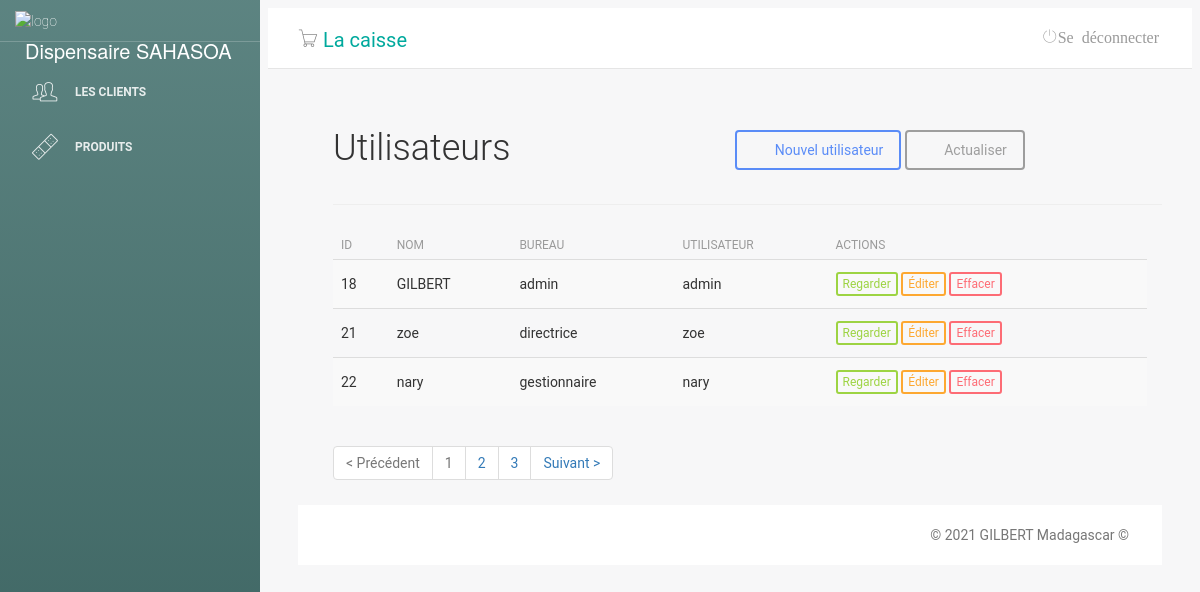
The page /main.php?pg=usuario on the database as committed earlier.
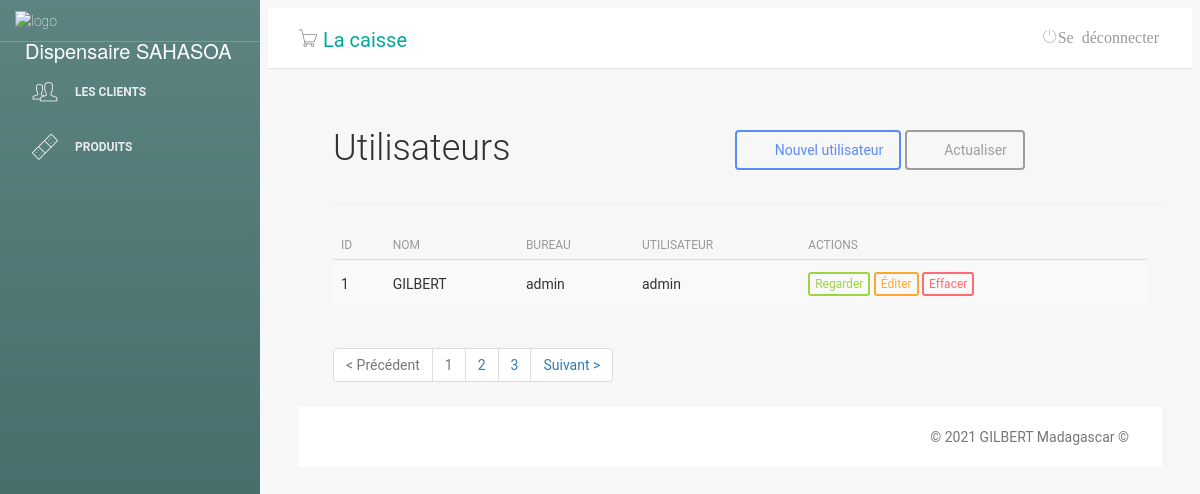
The same page on the database as committed later.
### tables this page shows
CREATE TABLE "tb_usuarios" (
	"id"	INTEGER,
	"nome"	TEXT,
	"usuario"	TEXT,
	"senha"	INTEGER,
	"cargo"	TEXT,
	PRIMARY KEY("id" AUTOINCREMENT)
);

### usuario.php (the view, shortened to what this page needs)
<?php
include('classes/Mysql.php');
?>
<div class="lista-cliente">
    <div id="top" class="row">
        <div class="col-sm-2">
            <h2>Utilisateurs</h2>
        </div>
        <div class="col-sm-6">
        </div>
        <div class="col-sm-4 btn-lista">
            <a class="btn btn-primary" href="?pg=adicionar-usuario"><i class="fa fa-plus"></i> Nouvel utilisateur</a>
            <a class="btn btn-default" href="?pg=usuario"><i class="fa fa-refresh"></i> Actualiser</a>
        </div>
    </div>
    <hr />
    <div id="list" class="row">
        <div class="table-responsive col-md-12">
            <table class="table table-striped" cellspacing="0" cellpadding="0">
                <?php
                $sql = $db->prepare("SELECT * FROM `tb_usuarios`");
                $sql->execute();
                $usuarios = $sql->fetchAll();
                ?>
                <thead>
                    <tr>
                        <th>ID</th>
                        <th>Nom</th>
                        <th>Bureau</th>
                        <th>Utilisateur</th>
                        <th class="actions">Actions</th>
                    </tr>
                </thead>
                <tbody>
                    <tr>
                        <?php foreach ($usuarios as $value) : ?>
                            <td><?php echo $value['id'] ?></td>
                            <td><?php echo $value['nome'] ?></td>
                            <td><?php echo $value['cargo'] ?></td>
                            <td><?php echo $value['usuario'] ?></td>
                            <td class="actions">
                                <a class="btn btn-success btn-xs" href="?pg=visualizar-usuario&id=<?php echo $value['id'] ?>">Regarder</a>
                                <a class="btn btn-warning btn-xs" href="?pg=editar-usuario&id=<?php echo $value['id'] ?> ">Éditer</a>
                                <a onclick="return window.confirm('Voulez-vous vraiment supprimer cet Utilisateur ?');" class="btn btn-danger btn-xs" href="?pg=usuario&deletar=<?php echo $value['id']; ?>">Effacer</a>
                            </td>
                    </tr>
                <?php endforeach; ?>
                </tbody>
            </table>
            <div id="bottom" class="row">
                <div class="col-md-12">
                    <ul class="pagination">
                        <li class="disabled"><a>&lt; Précédent</a></li>
                        <li class="disabled"><a>1</a></li>
                        <li><a href="#">2</a></li>
                        <li><a href="#">3</a></li>
                        <li class="next"><a href="#" rel="next">Suivant &gt;</a></li>
                    </ul>
                </div>
            </div>
        </div>

Rows that differ between the two databases and show on the page:
removed tb_usuarios: id "18", nome "GILBERT", cargo "admin", usuario "admin"
removed tb_usuarios: id "21", nome "zoe", cargo "directrice", usuario "zoe"
removed tb_usuarios: id "22", nome "nary", cargo "gestionnaire", usuario "nary"
added tb_usuarios: id "1", nome "GILBERT", cargo "admin", usuario "admin"
